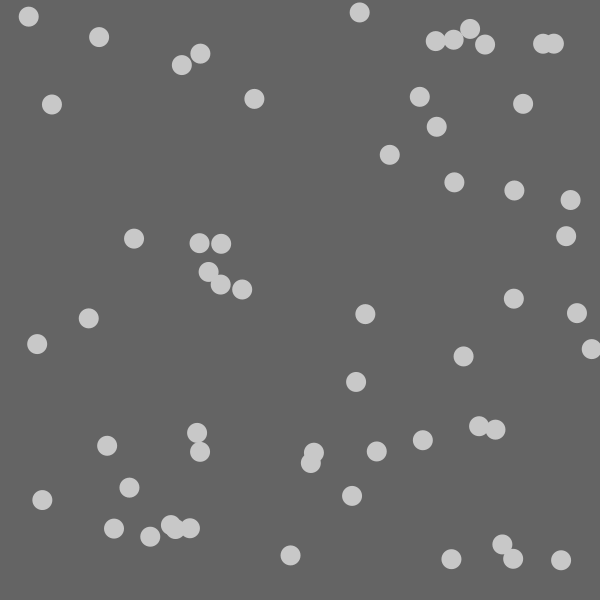
Frame 1 (no input)
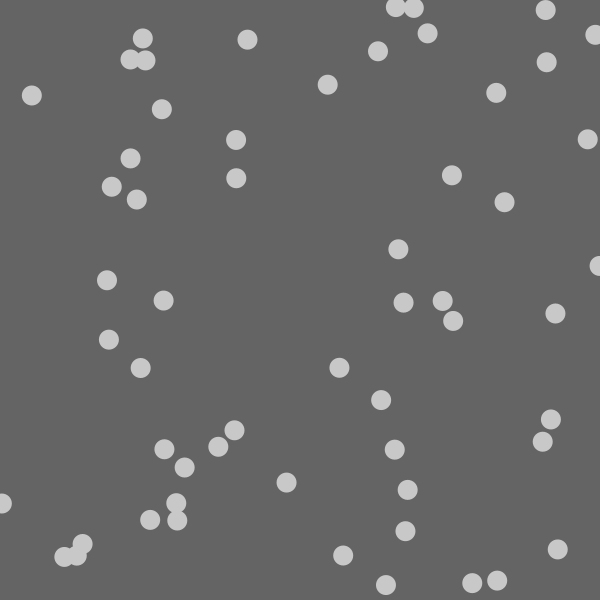
Frame 60 (the mouse pressed at the canvas centre just before this capture)
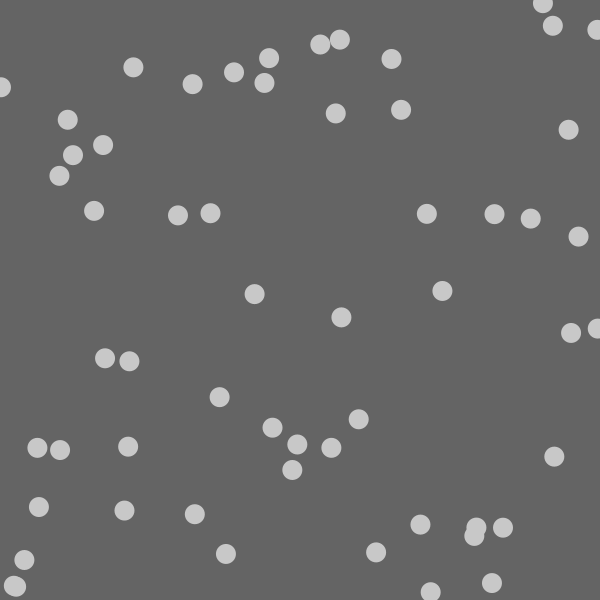
Frame 120 (the mouse held since frame 60 and released just before this capture)

The Processing sketch that drew these frames (run headless with seeded random() and noise(); from frame 60 on, the mouse is pressed at the canvas centre):

// Processing sketch: Example_01_02
// ── Example_01_02.pde
Bouncer[] b = new Bouncer[57];

void setup() {
  size(600, 600);
  pixelDensity(displayDensity());
  for (int i = 0; i < b.length; i++) {
    b[i] = new Bouncer();
  }
}

void draw() {
  background(100);
  for (int i = 0; i < b.length; i++) {
    b[i].update();
    b[i].render();
  }
}

// ── Bouncer.pde
class Bouncer {
  PVector pos;
  PVector vel;

  Bouncer() {
    pos = new PVector(random(0, width), random(0, height));
    vel = new PVector(random(-2, 2), random(-2, 2));
  }

  void update() {
    pos.add(vel);
    if (pos.x > width || pos.x < 0) {
      vel.x *= -1;
    }
    if (pos.y > height || pos.y < 0) {
      vel.y *= -1;
    }
  }

  void render() {
    noStroke();
    fill(200);
    ellipse(pos.x, pos.y, 20, 20);
  }
}
